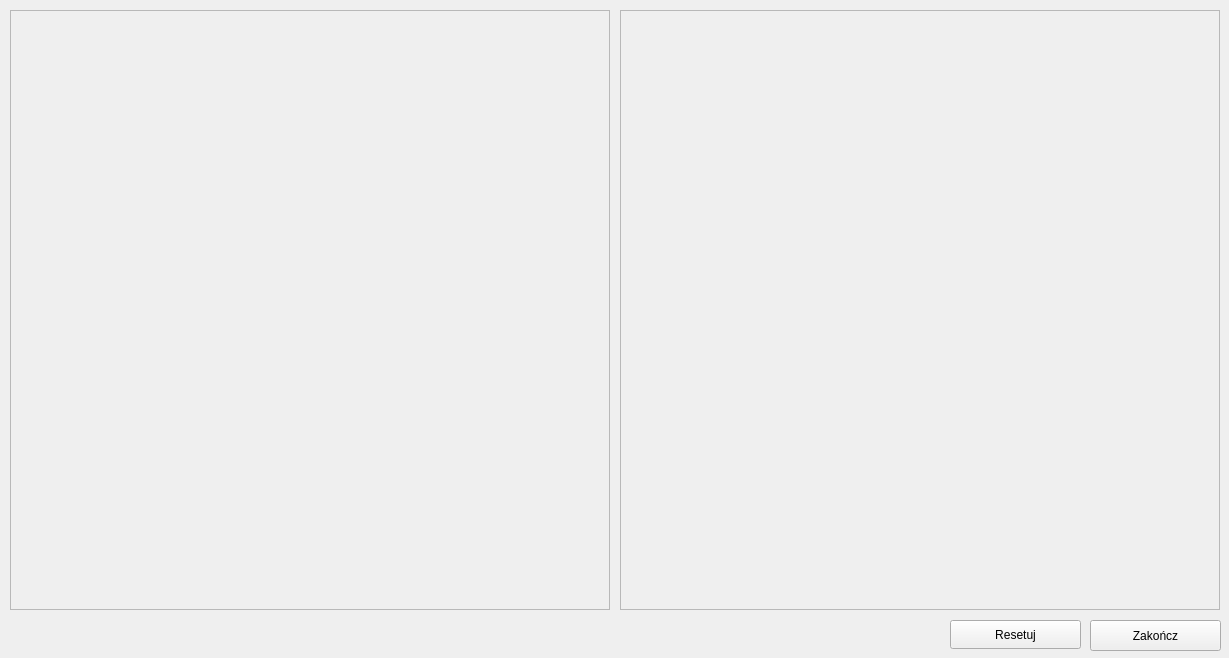
<?xml version="1.0" encoding="UTF-8"?>
<ui version="4.0">
 <class>MainWindow</class>
 <widget class="QMainWindow" name="MainWindow">
  <property name="geometry">
   <rect>
    <x>0</x>
    <y>0</y>
    <width>1229</width>
    <height>658</height>
   </rect>
  </property>
  <property name="windowTitle">
   <string>PGK - Zadanie #11: Teksturowanie</string>
  </property>
  <widget class="QWidget" name="centralwidget">
   <widget class="QFrame" name="frameTexture">
    <property name="geometry">
     <rect>
      <x>10</x>
      <y>10</y>
      <width>600</width>
      <height>600</height>
     </rect>
    </property>
    <property name="frameShape">
     <enum>QFrame::StyledPanel</enum>
    </property>
    <property name="frameShadow">
     <enum>QFrame::Raised</enum>
    </property>
   </widget>
   <widget class="QFrame" name="frame">
    <property name="geometry">
     <rect>
      <x>620</x>
      <y>10</y>
      <width>600</width>
      <height>600</height>
     </rect>
    </property>
    <property name="frameShape">
     <enum>QFrame::StyledPanel</enum>
    </property>
    <property name="frameShadow">
     <enum>QFrame::Raised</enum>
    </property>
   </widget>
   <widget class="QPushButton" name="resetButton">
    <property name="geometry">
     <rect>
      <x>950</x>
      <y>620</y>
      <width>131</width>
      <height>29</height>
     </rect>
    </property>
    <property name="text">
     <string>Resetuj</string>
    </property>
   </widget>
   <widget class="QPushButton" name="exitButton">
    <property name="geometry">
     <rect>
      <x>1090</x>
      <y>620</y>
      <width>131</width>
      <height>31</height>
     </rect>
    </property>
    <property name="text">
     <string>Zakończ</string>
    </property>
   </widget>
  </widget>
 </widget>
 <resources/>
 <connections/>
</ui>
